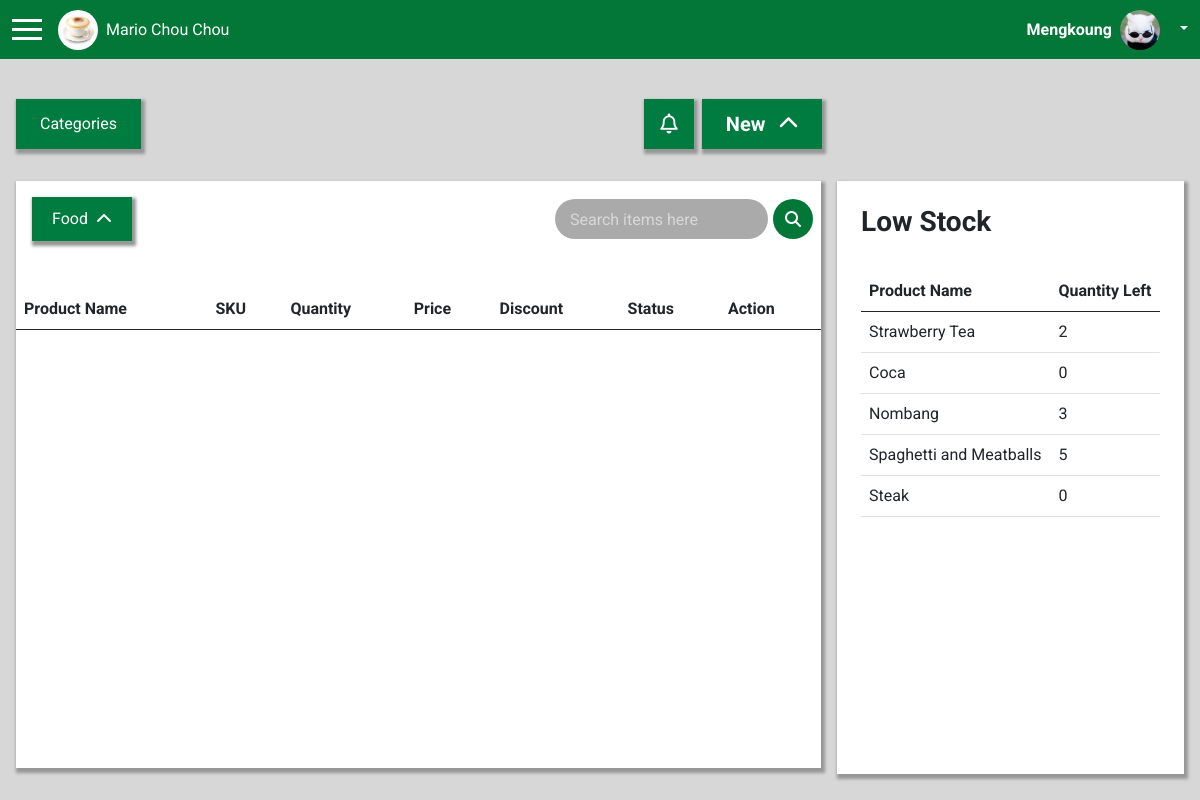
Page /inventory/ (signed in) on the committed database.
### pos_app/models.py (models this page shows, shortened)
class User(AbstractUser):
    ROLE_CHOICES = (
        ('admin', 'Admin'),
        ('cashier', 'Cashier'),
    )
    role = models.CharField(max_length=20, choices=ROLE_CHOICES, default='cashier')
    name = models.CharField(max_length=100)
    image = models.ImageField(upload_to='user_images/', null=True, blank=True)

class Category(models.Model):
    name = models.CharField(max_length=100, unique=True)
    def __str__(self):
        return self.name

class Product(models.Model):
    name = models.CharField(max_length=255)
    sku = models.CharField(max_length=100, unique=True)
    category = models.ForeignKey(Category, on_delete=models.SET_NULL, null=True)
    quantity_in_stock = models.IntegerField()
    price = models.DecimalField(max_digits=10, decimal_places=2)
    image = models.ImageField(upload_to='products/', null=True, blank=True)
    status = models.CharField(max_length=50, choices=[('available', 'Available'), ('out_of_stock', 'Out of Stock')], default="available")
    discount = models.DecimalField(max_digits=10, decimal_places=2, default=0.00, null=True)
    created_at = models.DateTimeField(auto_now_add=True)

### pos_app/views.py (the view)
# urls.py: path('inventory/', views.inventory_view, name='inventory'),
def inventory_view(request):
    categories = Category.objects.all()
    for category in categories:
        print(f'Category name: {category.name}, Category ID: {category.id}')
    products = Product.objects.all()
    if not products.exists():  # Check if no products exist
        print('Product is empty.')
    else:
        for product in products:
            print(f"Product ID: {product.id}, Product Name: {product.name}, Category: {product.category}, quanity: {product.quantity_in_stock}, dicount: {product.discount} status: {product.status}")
    low_stock_quantity = Product.objects.filter(quantity_in_stock__lte = 5)
    if not low_stock_quantity.exists():
        print('No product has low quantity')
    else:
        for low_stock in low_stock_quantity:
            print(f"low stock product : {low_stock.name}")
    return render(request, 'pos_app/inventory.html', {
        'categories': categories,
        'products': products,
        'low_stock_quantity' : low_stock_quantity
        })

### pos_app/templates/pos_app/inventory.html (shortened to what this page needs)
{% extends "pos_app/base.html" %}
{% block content %}
<div class="inventory_container d-flex mt-4">
    <section class="product_section d-flex m-3 me-2 justify-content-between">
        <div id="categoriess" class="btn-new shadow-new text-white px-4 py-2 d-flex align-items-center">
            <a class="" href="#" role="button" id="" data-bs-toggle="" aria-expanded="false">
                Categories
              </a>
        </div>
        <div class="d-flex ">
            <div class="btn-new py-2 me-2 px-3 shadow-new d-flex align-items-center position-relative">
                <i class="fa-regular fa-bell text-white fs-5" id="notif_fa-bell_btn" style="cursor: pointer !important;">
                </i>
            </div>
            <div class="custom-dropdown btn-new  text-white shadow-new">
                <button class="custom-dropdown-btn fs-5 px-4" id="new_pro_or_cate">
                    <span class="fs-5 fw-bold">New</span>
                    <i class="fa-solid fa-chevron-up ms-2" id="dropdownIcon_new"></i>
                </button>
            </div>
        </div>
    </section>
    <section class="low_stock_section d-flex m-3 ms-2">
    </section>
</div>
<div class="d-flex mt-0 p-0">
    <section class="product_section d-flex flex-column m-3 me-2 justify-content-between  shadow-new bg-white"  style="height: 100% !important; ">
        <div class="d-flex justify-content-between w-100">
            <div class="custom-dropdown shadow-new btn-new m-3">
                <button class="custom-dropdown-btn d-flex align-items-center justify-content-between" id="dropdownBtn">
                    <span id="selectedCategory_normal" data-category_id_normal="{{categories.0.id}}">
                        {% if categories %}
                            {{ categories.0.name }}
                        {% else %}
                            Category
                        {% endif %}
                    </span>
                    <i class="fa-solid fa-chevron-up ms-2" id="dropdownIcon"></i>
                </button>
            </div>
            <div class="d-flex align-items-center ms-3 me-2">
                <input class="text-white"
                    id="search"
                    type="text"
                    placeholder="Search items here"
                    style="height: 40px; border-radius: 20px; background-color: rgb(170, 170, 170); padding: 0 15px; border: none; cursor: pointer; color: white;" />
                <button type="button"
                    style="background-color: rgb(2, 119, 55); border: none; border-radius: 50%; padding: 10px; margin-left: 5px; display: flex; align-items: center; justify-content: center; height: 40px; width: 40px; cursor: pointer;">
                    <i class="fa-solid fa-magnifying-glass text-white"></i>
                </button>
            </div>
        </div>
        <div class="low_stock_table_container_listt mt-4 pt-2" style="height: 487px !important; overflow-y: auto !important">
            <table class="table table-hover position-relative"  >
                <thead>
                    <tr>
                        <th>Product Name</th>
                        <th>SKU</th>
                        <th>Quantity</th>
                        <th>Price</th>
                        <th>Discount</th>
                        <th>Status</th>
                        <th>Action</th>
                    </tr>
                </thead>
            </table>
        </div>
    </section>
    <section class="low_stock_section d-flex flex-column m-3 ms-2 p-4 shadow-new bg-white" style="height: 100% !important; ">
                <h1 class="text-start fs-3 fw-bold ">Low Stock</h1>
                <div class="low_stock_table_container mt-4 pt-2" style="height: 487px !important; overflow-y: auto !important">
                    <table class="table table-hover position-relative"  >
                        <thead>
                            <tr>
                                <th>Product Name</th>
                                <th>Quantity Left</th>
                            </tr>
                        </thead>
                        <tbody class="overflow-auto">
                            {% if low_stock_quantity %}
                                {% for low_stock in low_stock_quantity %}
                                    <tr>
                                        <td>{{low_stock.name}}</td>
                                        <td>{{low_stock.quantity_in_stock}}</td>
                                    </tr>
                                {% endfor %}
                            {%else%}
                                    <td colspan="2">No products are low on stock.</td>
                            {% endif %}
                        </tbody>
                    </table>
                </div>
    </section>
</div>
{% endblock content %}

### pos_app/templates/pos_app/base.html (shortened to what this page needs)
{% load static %}
<!DOCTYPE html>
<html lang="en">
<head>
  <link rel="stylesheet" href="https://cdnjs.cloudflare.com/ajax/libs/twitter-bootstrap/5.1.0/css/bootstrap.min.css">
  <link rel="stylesheet" href="https://cdnjs.cloudflare.com/ajax/libs/font-awesome/5.15.4/css/all.min.css">
  <link href="https://cdn.jsdelivr.net/npm/tailwindcss@2.2.19/dist/tailwind.min.css" rel="stylesheet">
  <link rel="stylesheet" href="https://cdnjs.cloudflare.com/ajax/libs/font-awesome/6.7.2/css/all.min.css" />
  <link rel="stylesheet" type="text/css" href="{% static 'pos_app/css/style.css' %}">
</head>
<body>
  <div class="container-fluid p-0 ">
    <nav class="navbar text-white w-100" style="background-color: rgb(2, 119, 55);">
        <div class="container-fluid d-flex justify-content-between align-items-center">
            {% if user.role == 'Admin' %}
                        <div class="d-flex">
                          <a class="navbar-brand" id="humburger" href="#">
                            <span class="humburger"></span>
                            <span class="humburger"></span>
                            <span class="humburger"></span>
                        </a>
                        <div class="logo d-flex align-items-center">
                          <img src="" width="40" height="40" alt="" class="company_logo rounded-circle">
                          <p class="ps-2 company_name"></p>
                        </div>
                        </div>
            {% endif %}
            <div class="d-flex align-items-center position-relative">
                {% if user.username%}
                <span class="fw-bold me-2" id="emp_name">{{ user.username }}</span>
                {% else %}
                <span class="fw-bold me-2">Unknow user</span>
                {% endif %}
                {% if user.image %}
                    <img src="{{ user.image.url }}" alt="{{ user.username }}'s image" width="40" height="40" class="rounded-circle me-2">
                {% else %}
                    <img src="{% static 'pos_app/images/download.jpg' %}" alt="Default image" width="40" height="40" class="rounded-circle me-2">
                {% endif %}
                <div class="dropdown ms-2">
                    <a class="dropdown-toggle" href="#" role="button" data-bs-toggle="dropdown" aria-expanded="false">
                    </a>
                </div>
            </div>
        </div>
    </nav>
     {% block content %}
     {% endblock content %}
  </div>
</body>
</html>

### pos_app/static/pos_app/css/style.css (style rules this page uses)
.btn-new { background-color: #007C40 !important; }
.shadow-new { box-shadow: 2px 3px 3px 2px rgb(151, 151, 151) !important; }
.inventory_container { width: 100% !important; }
.product_section { width: 70% !important; }
.low_stock_section { width: 30% !important; }
.custom-dropdown { position: relative; display: inline-block; }
.custom-dropdown-btn { background-color: #007C40; color: white; padding: 10px 20px; border: none; border-radius: 5px; cursor: pointer; }
.custom-dropdown-btn i { transition: all 0.3s ease; }
input::placeholder { color: rgb(216, 216, 216) !important; }

### pos_app/templates/pos_app/base.html (style rules this page uses)
.humburger { display: block; width: 30px; height: 3px; background-color: rgb(255, 255, 255); margin: 6px 0; transition: 0.4s; }
body, html { font-family: "Roboto", sans-serif; background-color: #D7D7D7 !important; }

### rows in the picture
User: username "Mengkoung", image (picture)
Category: name "Food"
Product: name "Strawberry Tea", quantity_in_stock "2"
Product: name "Coca", quantity_in_stock "0"
Product: name "Nombang", quantity_in_stock "3"
Product: name "Spaghetti and Meatballs", quantity_in_stock "5"
Product: name "Steak", quantity_in_stock "0"
